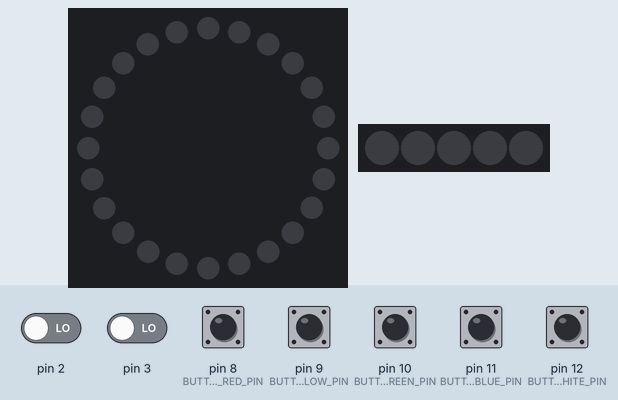
Bench run of a sketch on a simulated Arduino Uno, built with avr-gcc and run on an emulated ATmega328P. Shown: 24 RGB LEDs in a ring, first at the top, clockwise, 5 RGB LEDs in strip order, left to right. Inputs (shaded band) come from the test bench; at power-on: pin 8 (BUTTON_RED_PIN), pin 9 (BUTTON_YELLOW_PIN), pin 10 (BUTTON_GREEN_PIN), pin 11 (BUTTON_BLUE_PIN), pin 12 (BUTTON_WHITE_PIN) HIGH, pin 2, pin 3 LOW. Dim RGB values are drawn brighter than linear; the strip is taken to match the declared colour order; MIDI output is not drawn.

Above: at 1.2 s.
1.3 s: pin 2 driven HIGH
At 1.8 s:
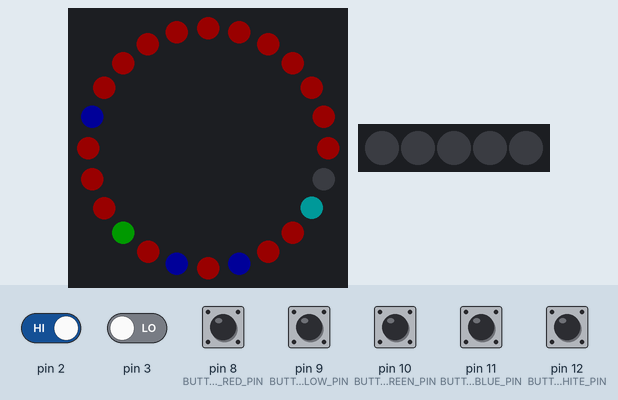
2.8 s: pin 8 (BUTTON_RED_PIN) pulled LOW for 0.15 s
At 4.1 s:
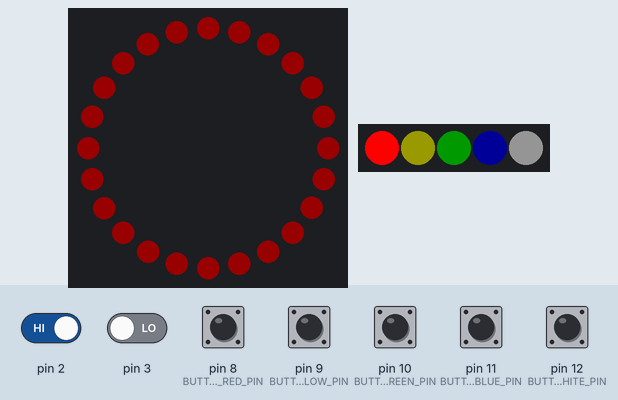
4.4 s: pin 9 (BUTTON_YELLOW_PIN) pulled LOW for 0.15 s
At 5.1 s:
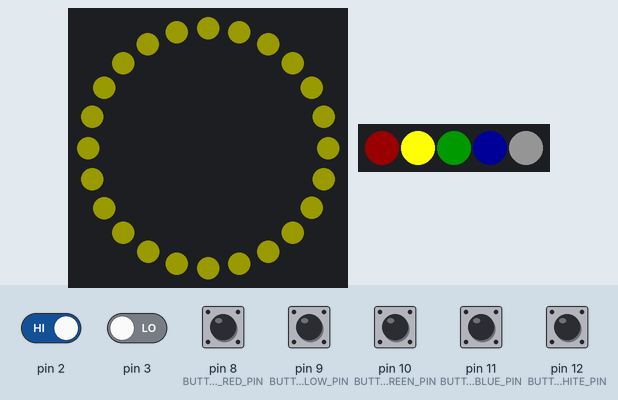
6.0 s: pin 10 (BUTTON_GREEN_PIN) pulled LOW for 0.15 s
At 7.2 s:
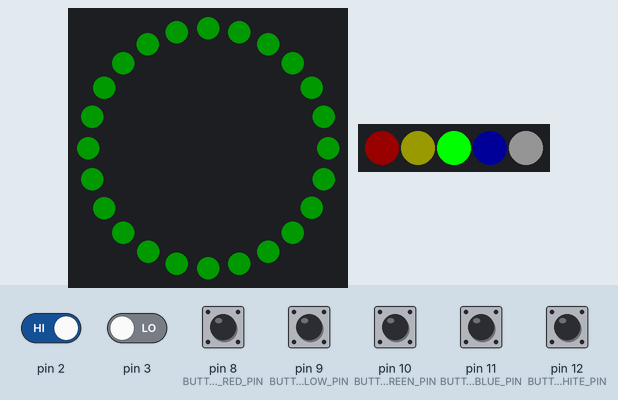
7.6 s: pin 11 (BUTTON_BLUE_PIN) pulled LOW for 0.15 s
At 8.8 s:
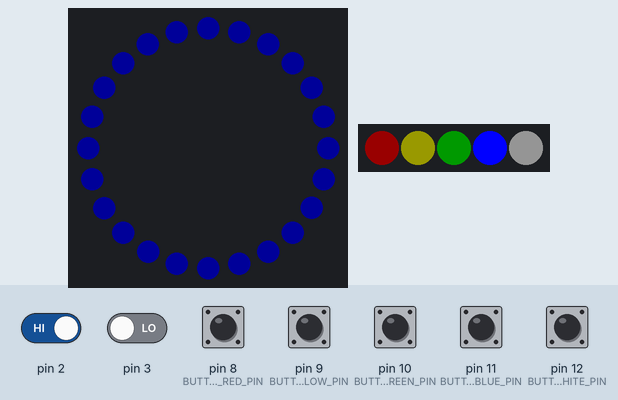
9.2 s: pin 12 (BUTTON_WHITE_PIN) pulled LOW for 0.15 s
At 10.0 s:
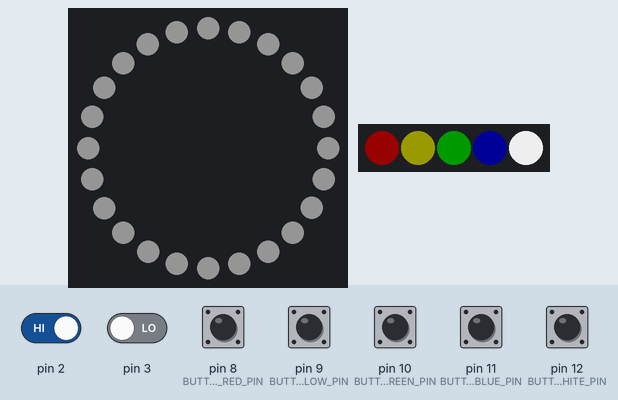
Timing chart, 0 to 11.8 s (numbered marks = the images above; inputs shaded):
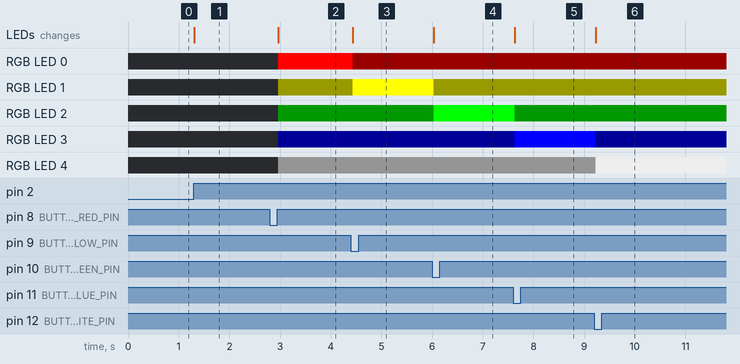

Measured:
- after the input at 1.3 s, the LEDs: change at once (image 1)
- after the input at 2.8 s, RGB LED 0: off → RGB(255, 0, 0) after 0.17 s; RGB LED 1: off → RGB(25, 25, 0) after 0.17 s; RGB LED 2: off → RGB(0, 25, 0) after 0.17 s; RGB LED 3: off → RGB(0, 0, 25) after 0.17 s; RGB LED 4: off → RGB(20, 20, 20) after 0.17 s; the LEDs: change after 0.17 s (image 2)
- after the input at 4.4 s, RGB LED 0: RGB(255, 0, 0) → RGB(25, 0, 0) at once; RGB LED 1: RGB(25, 25, 0) → RGB(255, 255, 0) at once; the LEDs: change at once (image 3)
- after the input at 6.0 s, RGB LED 1: RGB(255, 255, 0) → RGB(25, 25, 0) at once; RGB LED 2: RGB(0, 25, 0) → RGB(0, 255, 0) at once; the LEDs: change at once (image 4)
- after the input at 7.6 s, RGB LED 2: RGB(0, 255, 0) → RGB(0, 25, 0) at once; RGB LED 3: RGB(0, 0, 25) → RGB(0, 0, 255) at once; the LEDs: change at once (image 5)
- after the input at 9.2 s, RGB LED 3: RGB(0, 0, 255) → RGB(0, 0, 25) at once; RGB LED 4: RGB(20, 20, 20) → RGB(200, 200, 200) at once; the LEDs: change at once (image 6)

The sketch:

midiknob.ino
```cpp
// (licence header left out)
#include <Adafruit_NeoPixel.h>
#include <MIDI.h>
#include <math.h>

#define RING_BUS_PIN 5
#define RING_NUM_PIXELS 24
#define BUTTONLED_BUS_PIN 6
#define BUTTONLED_NUM_PIXELS 5

#define NUM_BUTTONS 5
#define BUTTON_RED_PIN 8
#define BUTTON_YELLOW_PIN 9
#define BUTTON_GREEN_PIN 10
#define BUTTON_BLUE_PIN 11
#define BUTTON_WHITE_PIN 12

#define ENCODER_STEP_RESOLUTION 800

#define MIDI_CHANNEL 7

Adafruit_NeoPixel ring_pixels = Adafruit_NeoPixel(
  RING_NUM_PIXELS, RING_BUS_PIN, NEO_GRB + NEO_KHZ800
);

Adafruit_NeoPixel button_pixels = Adafruit_NeoPixel(
  BUTTONLED_NUM_PIXELS, BUTTONLED_BUS_PIN, NEO_RGB + NEO_KHZ800
);

MIDI_CREATE_DEFAULT_INSTANCE();

static uint8_t buttonColors[5 * 3] = {
  255, 0, 0,
  255, 255, 0,
  0, 255, 0,
  0, 0, 255,
  200, 200, 200
};

static byte ccLookup[32] = {
  0, 3, 9, 14, 15, 20, 21, 22, 23, 24, 25, 26, 27, 28, 29, 30, 31, 85,
  86, 87, 88, 89, 90, 102, 103, 104, 105, 106, 107, 108, 109, 110
};

// red - yellow - green - blue - white
byte buttonState = B00001;

int activeColors = 0;
uint8_t colorLookup[NUM_BUTTONS];

float controlState[32] = {0.0};
byte ccState[32] = {0};

int A_SIG=0, B_SIG=1;

long pulses;
long lastPulses = 0;
long index = 0;
long lastIndex = 0;


bool control_changed = false;

long encoder_pulses = 0;
long encoder_last_pulses = 0;
bool encoder_changed = false;
bool encoder_a = true;
bool encoder_b = false;

void setup(){
  // setup interrupts for encoder
  attachInterrupt(0, encoder_a_rise, RISING);
  attachInterrupt(1, encoder_b_rise, RISING);

  // setup input mode for buttons
  pinMode(BUTTON_RED_PIN, INPUT_PULLUP);
  pinMode(BUTTON_YELLOW_PIN, INPUT_PULLUP);
  pinMode(BUTTON_GREEN_PIN, INPUT_PULLUP);
  pinMode(BUTTON_BLUE_PIN, INPUT_PULLUP);
  pinMode(BUTTON_WHITE_PIN, INPUT_PULLUP);

  // start midi, fucks up the serial
  MIDI.begin(MIDI_CHANNEL_OMNI);
  MIDI.setHandleControlChange(controlChange);

  // start serial, only if not using midi
  // Serial.begin(115400);
  // Serial.println("Hello");

  // start the neopixels
  ring_pixels.begin();
  button_pixels.begin();
}

void loop() {
  readButtons();

  if (encoder_changed) {
    // encoder changed position, update current control state and reset pulses
    long delta_pulses = encoder_pulses - encoder_last_pulses;
    float delta = (float)delta_pulses / ENCODER_STEP_RESOLUTION;
    controlState[buttonState] += delta;
    if (controlState[buttonState] > 1.0) controlState[buttonState] = 1.0;
    if (controlState[buttonState] < 0.0) controlState[buttonState] = 0.0;
    encoder_last_pulses = encoder_pulses;
    sendControlChange();
    updateRing();
  }

  MIDI.read();
  //delay(10);
}

void controlChange(byte channel, byte number, byte value) {

  byte n = 0;
  for (int i = 0; i < 32; i++) {
    if (ccLookup[i] == number) {
      n = i;
    }
  }

  controlState[n] = (float)value / 127;
  ccState[n] = value;
  updateRing();
}


#define BUTTON_SAMPLE_WINDOW 20 // ms
#define BUTTON_RELEASE_TIMEOUT 100 // ms
#define BUTTON_TRIGGER_TRESHOLD 0.8


static unsigned int redState = 0;
static unsigned int blueState = 0;
static unsigned int greenState = 0;
static unsigned int yellowState = 0;
static unsigned int whiteState = 0;

static long lastSampleWindow = 0;
static long lastRelease = 0;
static int numButtonSamples = 0;
static unsigned int buttonSamples[NUM_BUTTONS] = {0};
static byte lastButtonState = buttonState;
static byte lastNumActive = 0;

void readButtons() {

  long now = millis();
  numButtonSamples++;

  // red - yellow - green - blue - white
  if (!digitalRead(BUTTON_RED_PIN))    buttonSamples[0]++;
  if (!digitalRead(BUTTON_YELLOW_PIN)) buttonSamples[1]++;
  if (!digitalRead(BUTTON_GREEN_PIN))  buttonSamples[2]++;
  if (!digitalRead(BUTTON_BLUE_PIN))   buttonSamples[3]++;
  if (!digitalRead(BUTTON_WHITE_PIN))  buttonSamples[4]++;

  if ((lastSampleWindow + BUTTON_SAMPLE_WINDOW) < now) {
    // new sample window
    byte newState = B00000;
    byte numActive = 0;
    for (int buttonIdx = 0; buttonIdx < NUM_BUTTONS; buttonIdx++) {
      if (((float)buttonSamples[buttonIdx] / (float)numButtonSamples) > BUTTON_TRIGGER_TRESHOLD) {
        newState |= 1 << buttonIdx;
        numActive++;
      }
      buttonSamples[buttonIdx] = 0;
    }

    numButtonSamples = 0;
    lastSampleWindow = now;

    if (lastRelease + BUTTON_RELEASE_TIMEOUT < now) {
      if (lastNumActive > numActive && lastNumActive != 0) {
        lastRelease = now;
        buttonState = lastButtonState;
        updateButtons();
      } else if (newState != B00000 && buttonState != newState) {
        buttonState = newState;
        updateButtons();
      }
    }

    lastButtonState = newState;
    lastNumActive = numActive;
  }
}

void sendControlChange() {
  byte cc = ccLookup[buttonState];
  float val = controlState[buttonState];
  byte lastVal = ccState[buttonState];
  byte newVal = (byte)(val * 127);

  if (lastVal != newVal) {
    MIDI.sendControlChange(cc, newVal, MIDI_CHANNEL );
    ccState[buttonState] = newVal;
  }
}

void updateButtons() {
  activeColors = 0;
  uint8_t colorIdx, r, g, b;
  float lum;

  for (int buttonIdx = 0; buttonIdx < NUM_BUTTONS; buttonIdx++) {
    r = buttonColors[buttonIdx * 3];
    g = buttonColors[buttonIdx * 3 + 1];
    b = buttonColors[buttonIdx * 3 + 2];
    lum = 0.1;

    if (buttonState & (1 << buttonIdx)) {
      colorLookup[activeColors++] = buttonIdx * 3;
      lum = 1.0;
    }

    r *= lum;
    g *= lum;
    b *= lum;

    button_pixels.setPixelColor(buttonIdx, button_pixels.Color(r, g, b));
  }

  button_pixels.show();
}

void updateRing() {


  float val = controlState[buttonState];

  // update LEDs

  uint8_t colorIdx, r, g, b;
  float pxelValue;
  for (int pixelIdx = 0; pixelIdx < RING_NUM_PIXELS; pixelIdx++) {
    colorIdx = colorLookup[pixelIdx % activeColors];

    float lum = (1 - (pixelIdx / (float)(RING_NUM_PIXELS / 2))) + (val * 2) - 1;
    lum *= 20;
    if (lum < 0.1) lum = 0.1;
    if (lum > 1.0) lum = 1.0;

    r = buttonColors[colorIdx] * lum;
    g = buttonColors[colorIdx + 1] * lum;
    b = buttonColors[colorIdx + 2] * lum;

    uint32_t color = ring_pixels.Color(r, g, b);
    ring_pixels.setPixelColor(pixelIdx, color);
  }

  ring_pixels.show();
}

void encoder_a_rise() {
  detachInterrupt(0);

  if (encoder_b) {
    encoder_pulses--;
  } else {
    encoder_pulses++;
  }

  encoder_a = true;
  encoder_changed = true;

  attachInterrupt(0, encoder_a_fall, FALLING);
}

void encoder_a_fall() {
  detachInterrupt(0);

  if (encoder_b) {
    encoder_pulses++;
  } else {
    encoder_pulses--;
  }

  encoder_a = false;
  encoder_changed = true;

  attachInterrupt(0, encoder_a_rise, RISING);
}

void encoder_b_rise() {
  detachInterrupt(1);

  if (encoder_a) {
    encoder_pulses++;
  } else {
    encoder_pulses--;
  }

  encoder_b = true;
  encoder_changed = true;

  attachInterrupt(1, encoder_b_fall, FALLING);
}

void encoder_b_fall() {
  detachInterrupt(1);

  if (encoder_a) {
    encoder_pulses--;
  } else {
    encoder_pulses++;
  }

  encoder_b = false;
  encoder_changed = true;

  attachInterrupt(1, encoder_b_rise, RISING);
}
```
